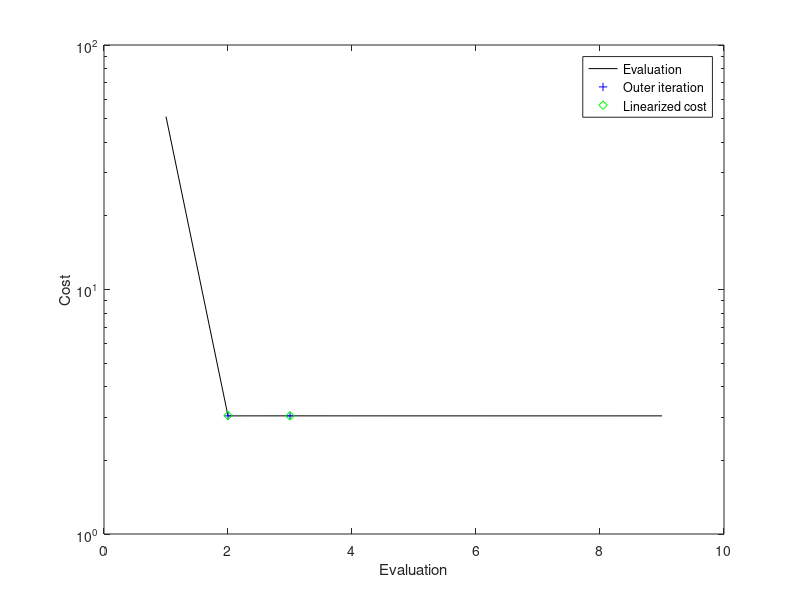
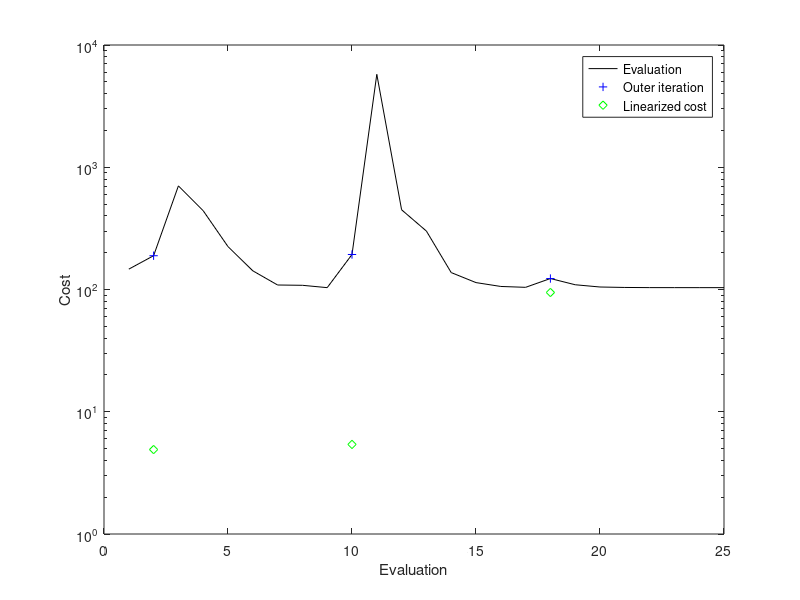

These charts were generated, in order, by the following MATLAB code:
% good iter
good_iter = 1:9;
good_eval = [ 50.962389808028, 3.0416714472266175, 3.042498568098905, 3.0418931112370653, 3.0417343051228003, 3.041690882647114, 3.041678166554914, 3.0416703363489375, 3.0417571293846244];
good_outer_iter = [ 2 3 ];
good_outer_lineval = [3.0525517144219383 , 3.040901258454022];

figure(1);clf
semilogy(good_iter,good_eval,'k-');
hold on
semilogy(good_outer_iter, good_eval(good_outer_iter),'b+');
semilogy(good_outer_iter, good_outer_lineval,'gd');
hold off;
xlabel('Evaluation');
ylabel('Cost');
legend('Evaluation','Outer iteration','Linearized cost')

%AnalysisLeastSquaresCost: evaluation 1 : cost = 50.962389808028
%AnalysisLeastSquaresCost: evaluation 2 : cost = 3.0416714472266175
%non-linear cost for new estimate 3.0416714472266175
%linearized cost for new estimate 3.0525517144219383
%AnalysisLeastSquaresCost: evaluation 3 : cost = 3.042498568098905
%non-linear cost for new estimate 3.042498568098905
%linearized cost for new estimate 3.040901258454022
%AnalysisLeastSquaresCost: evaluation 4 : cost = 3.0418931112370653
%AnalysisLeastSquaresCost: evaluation 5 : cost = 3.0417343051228003
%AnalysisLeastSquaresCost: evaluation 6 : cost = 3.041690882647114
%AnalysisLeastSquaresCost: evaluation 7 : cost = 3.041678166554914
%AnalysisLeastSquaresCost: evaluation 8 : cost = 3.0416703363489375
%-
%AnalysisLeastSquaresCost: evaluation 9 : cost = 3.0417571293846244



% bad iter
bad_iter = 1:25;
bad_eval = [ 146.75631769260866 ,188.9583500817153 ,704.0536222346798 ,440.81690104302834 ,224.28948894319342 ,142.19396219313424 ,108.8506504851723 ,108.23299700583074 ,103.56113738814136 ,193.355378883954 ,5754.818748048964 ,448.8085735228593 ,300.61505339080674 ,137.54084547449543 ,113.88748512581044 ,105.90334971060253 ,104.17871253481498 ,122.95615237280039 ,109.36035388189555 ,104.81823726020814 ,103.93548579318225 ,103.62916243207505 ,103.59036158420886 ,103.56240462125555 ,103.56446482072535 ];
bad_outer_iter = [ 2 10 18 ];
bad_outer_lineval = [4.9055369931910775 5.404129358946746 94.53099459792186 ];

figure(2);clf
semilogy(bad_iter,bad_eval,'k-');
hold on
semilogy(bad_outer_iter, bad_eval(bad_outer_iter),'b+');
semilogy(bad_outer_iter, bad_outer_lineval,'gd');
hold off;
xlabel('Evaluation');
ylabel('Cost');
legend('Evaluation','Outer iteration','Linearized cost')

%AnalysisLeastSquaresCost: evaluation 1 : cost = 146.75631769260866
%AnalysisLeastSquaresCost: evaluation 2 : cost = 188.9583500817153
%non-linear cost for new estimate 188.9583500817153
%linearized cost for new estimate 4.9055369931910775
%AnalysisLeastSquaresCost: evaluation 3 : cost = 704.0536222346798
%AnalysisLeastSquaresCost: evaluation 4 : cost = 440.81690104302834
%AnalysisLeastSquaresCost: evaluation 5 : cost = 224.28948894319342
%AnalysisLeastSquaresCost: evaluation 6 : cost = 142.19396219313424
%AnalysisLeastSquaresCost: evaluation 7 : cost = 108.8506504851723
%AnalysisLeastSquaresCost: evaluation 8 : cost = 108.23299700583074
%AnalysisLeastSquaresCost: evaluation 9 : cost = 103.56113738814136
%AnalysisLeastSquaresCost: evaluation 10 : cost = 193.355378883954
%non-linear cost for new estimate 193.355378883954
%linearized cost for new estimate 5.404129358946746
%AnalysisLeastSquaresCost: evaluation 11 : cost = 5754.818748048964
%AnalysisLeastSquaresCost: evaluation 12 : cost = 448.8085735228593
%AnalysisLeastSquaresCost: evaluation 13 : cost = 300.61505339080674
%AnalysisLeastSquaresCost: evaluation 14 : cost = 137.54084547449543
%AnalysisLeastSquaresCost: evaluation 15 : cost = 113.88748512581044
%AnalysisLeastSquaresCost: evaluation 16 : cost = 105.90334971060253
%AnalysisLeastSquaresCost: evaluation 17 : cost = 104.17871253481498
%AnalysisLeastSquaresCost: evaluation 18 : cost = 122.95615237280039
%non-linear cost for new estimate 122.95615237280039
%linearized cost for new estimate 94.53099459792186
%AnalysisLeastSquaresCost: evaluation 19 : cost = 109.36035388189555
%AnalysisLeastSquaresCost: evaluation 20 : cost = 104.81823726020814
%AnalysisLeastSquaresCost: evaluation 21 : cost = 103.93548579318225
%AnalysisLeastSquaresCost: evaluation 22 : cost = 103.62916243207505
%AnalysisLeastSquaresCost: evaluation 23 : cost = 103.59036158420886
%AnalysisLeastSquaresCost: evaluation 24 : cost = 103.56240462125555
%AnalysisLeastSquaresCost: evaluation 25 : cost = 103.56446482072535
